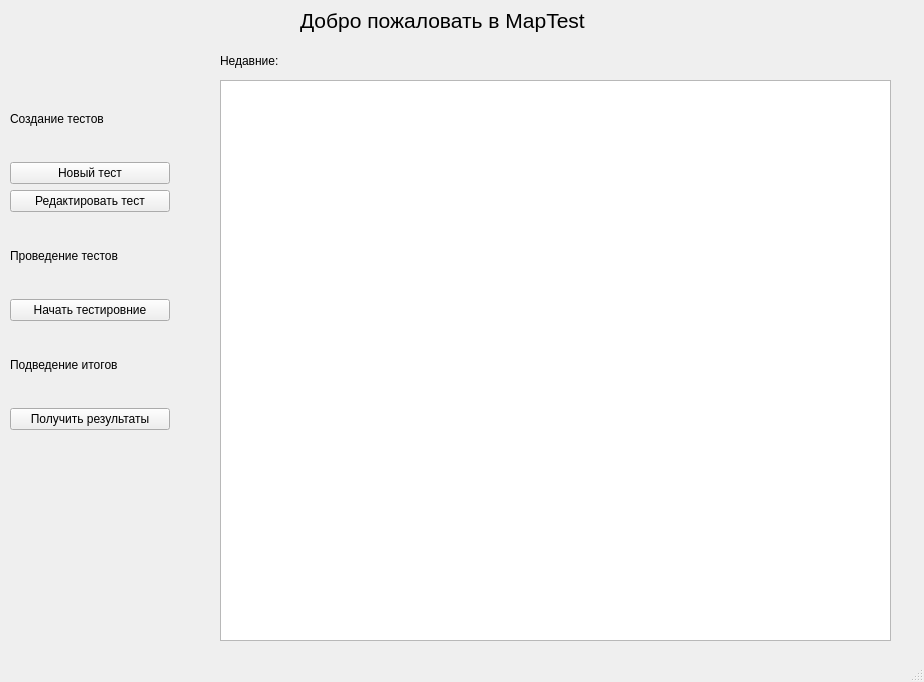
<?xml version="1.0" encoding="UTF-8"?>
<ui version="4.0">
 <class>MainWindow</class>
 <widget class="QMainWindow" name="MainWindow">
  <property name="geometry">
   <rect>
    <x>0</x>
    <y>0</y>
    <width>924</width>
    <height>682</height>
   </rect>
  </property>
  <property name="windowTitle">
   <string>MainWindow</string>
  </property>
  <widget class="QWidget" name="centralwidget">
   <widget class="QWidget" name="verticalLayoutWidget_4">
    <property name="geometry">
     <rect>
      <x>10</x>
      <y>80</y>
      <width>160</width>
      <height>351</height>
     </rect>
    </property>
    <layout class="QVBoxLayout" name="verticalLayout_4">
     <item>
      <layout class="QVBoxLayout" name="verticalLayout">
       <item>
        <widget class="QLabel" name="label">
         <property name="maximumSize">
          <size>
           <width>16777215</width>
           <height>75</height>
          </size>
         </property>
         <property name="text">
          <string>Создание тестов</string>
         </property>
        </widget>
       </item>
       <item>
        <widget class="QPushButton" name="create_test_button">
         <property name="text">
          <string>Новый тест</string>
         </property>
        </widget>
       </item>
       <item>
        <widget class="QPushButton" name="change_test_button">
         <property name="text">
          <string>Редактировать тест</string>
         </property>
        </widget>
       </item>
       <item>
        <layout class="QVBoxLayout" name="verticalLayout_2">
         <item>
          <widget class="QLabel" name="label_2">
           <property name="maximumSize">
            <size>
             <width>16777215</width>
             <height>75</height>
            </size>
           </property>
           <property name="text">
            <string>Проведение тестов</string>
           </property>
          </widget>
         </item>
         <item>
          <widget class="QPushButton" name="start_button">
           <property name="text">
            <string>Начать тестировние</string>
           </property>
          </widget>
         </item>
         <item>
          <layout class="QVBoxLayout" name="verticalLayout_3">
           <item>
            <widget class="QLabel" name="label_3">
             <property name="maximumSize">
              <size>
               <width>16777215</width>
               <height>75</height>
              </size>
             </property>
             <property name="text">
              <string>Подведение итогов</string>
             </property>
            </widget>
           </item>
           <item>
            <widget class="QPushButton" name="get_result_button">
             <property name="text">
              <string>Получить результаты</string>
             </property>
            </widget>
           </item>
          </layout>
         </item>
        </layout>
       </item>
      </layout>
     </item>
    </layout>
   </widget>
   <widget class="QLabel" name="label_4">
    <property name="geometry">
     <rect>
      <x>300</x>
      <y>0</y>
      <width>291</width>
      <height>41</height>
     </rect>
    </property>
    <property name="font">
     <font>
      <pointsize>16</pointsize>
      <weight>50</weight>
      <italic>false</italic>
      <bold>false</bold>
      <underline>false</underline>
      <strikeout>false</strikeout>
      <stylestrategy>PreferAntialias</stylestrategy>
      <kerning>true</kerning>
     </font>
    </property>
    <property name="text">
     <string>Добро пожаловать в MapTest</string>
    </property>
   </widget>
   <widget class="QListWidget" name="latests_test_list_widget">
    <property name="geometry">
     <rect>
      <x>220</x>
      <y>80</y>
      <width>671</width>
      <height>561</height>
     </rect>
    </property>
   </widget>
   <widget class="QLabel" name="label_5">
    <property name="geometry">
     <rect>
      <x>220</x>
      <y>50</y>
      <width>371</width>
      <height>21</height>
     </rect>
    </property>
    <property name="text">
     <string>Недавние:</string>
    </property>
   </widget>
  </widget>
  <widget class="QMenuBar" name="menubar">
   <property name="geometry">
    <rect>
     <x>0</x>
     <y>0</y>
     <width>924</width>
     <height>21</height>
    </rect>
   </property>
  </widget>
  <widget class="QStatusBar" name="statusbar"/>
 </widget>
 <resources/>
 <connections/>
</ui>
